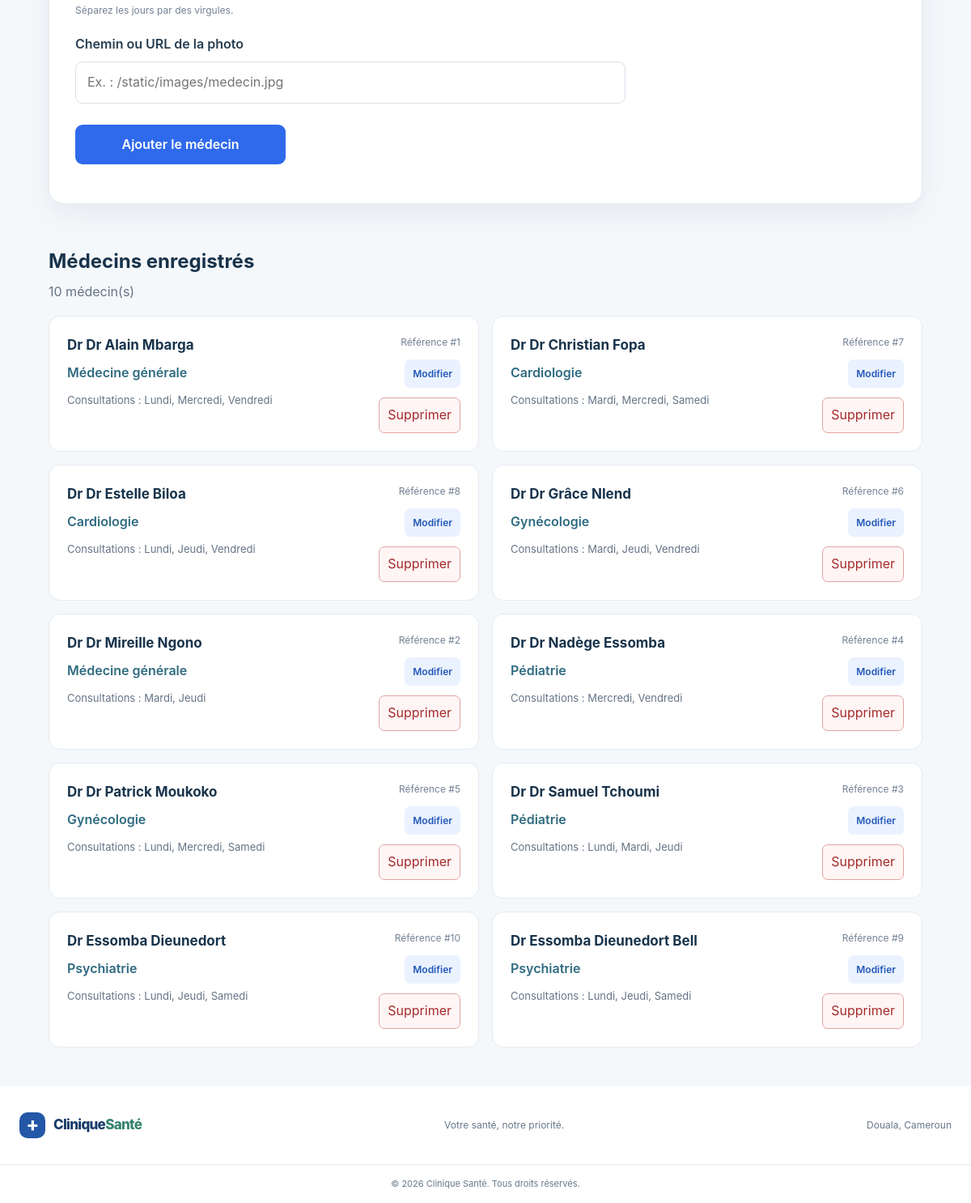
Page /admin/medecins (signed in, lower part) on the earlier database version.
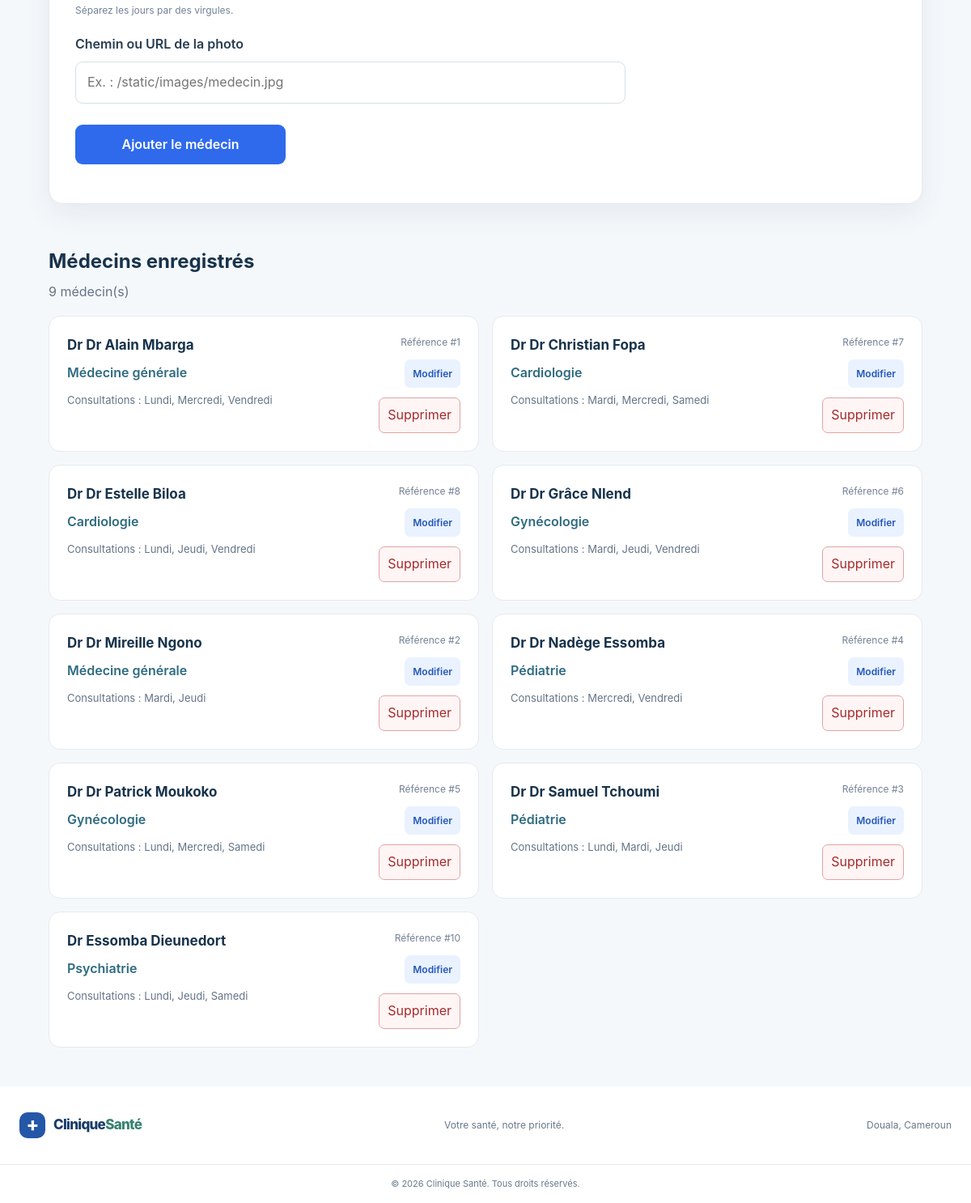
Same page on the later database version.
### tables this page shows
CREATE TABLE medecins (
    id INTEGER PRIMARY KEY AUTOINCREMENT,
    nom TEXT NOT NULL,
    specialite TEXT NOT NULL,
    photo TEXT,
    jours_consultation TEXT NOT NULL
);

### app.py (the view, shortened to what this page needs)
@app.route("/admin/medecins", methods=["GET", "POST"])
@administrateur_requis
def gestion_medecins():
    connexion = get_db()
    erreur = None
    confirmation = None
    medecins = connexion.execute(
        """
        SELECT id, nom, specialite, photo, jours_consultation
        FROM medecins
        ORDER BY nom
        """
    ).fetchall()
    return render_template(
        "admin/medecins.html",
        medecins=medecins,
        erreur=erreur,
        confirmation=confirmation,
    )

### app.py (called while the page is built)
def administrateur_requis(fonction):
    @wraps(fonction)
    def fonction_protegee(*args, **kwargs):
        if "administrateur_id" not in session:
            return redirect(url_for("connexion_admin"))
        return fonction(*args, **kwargs)
    return fonction_protegee

@app.teardown_appcontext
def fermer_connexion(exception=None):
    connexion = g.pop("connexion", None)
    if connexion is not None:
        connexion.close()

### database/db.py (called while the page is built)
def get_db():
    if "connexion" not in g:
        g.connexion = sqlite3.connect(CHEMIN_BASE)
        g.connexion.row_factory = sqlite3.Row
        g.connexion.execute("PRAGMA foreign_keys = ON")
    return g.connexion

### templates/admin/medecins.html (shortened to what this page needs)
{% extends "base.html" %}
{% block content %}
<section class="admin-dashboard">
    <div class="admin-welcome-card admin-doctor-form-card">
        <form method="POST" action="{{ url_for('gestion_medecins') }}">
            <div class="admin-field">
                <span class="admin-cell-secondary">
                    Séparez les jours par des virgules.
                </span>
            </div>
            <div class="admin-field">
                <label for="photo">Chemin ou URL de la photo</label>
                <input
                    type="text"
                    id="photo"
                    name="photo"
                    maxlength="255"
                    placeholder="Ex. : /static/images/medecin.jpg"
                >
            </div>
            <button class="admin-submit" type="submit">
                Ajouter le médecin
            </button>
        </form>
    </div>
    <div class="admin-list-heading">
        <div>
            <h2>Médecins enregistrés</h2>
            <p>{{ medecins|length }} médecin(s)</p>
        </div>
    </div>
    {% if medecins %}
        <div class="admin-doctor-list">
            {% for medecin in medecins %}
                <article class="admin-doctor-card">
                    <div>
                        <h3>Dr {{ medecin.nom }}</h3>
                        <p class="admin-doctor-specialty">
                            {{ medecin.specialite }}
                        </p>
                        <p class="admin-doctor-days">
                            Consultations : {{ medecin.jours_consultation }}
                        </p>
                    </div>
                    <div class="admin-doctor-actions">
                        <span class="admin-doctor-id">
                            Référence #{{ medecin.id }}
                        </span>
                        <a
                            class="admin-action-button admin-doctor-edit"
                            href="{{ url_for('modifier_medecin', medecin_id=medecin.id) }}"
                        >
                            Modifier
                        </a>
                        <form
                            method="POST"
                            action="{{ url_for('supprimer_medecin', medecin_id=medecin.id) }}"
                            onsubmit="return confirm('Voulez-vous vraiment supprimer ce médecin ? Cette action est définitive.');"
                        >
                            <button
                                type="submit"
                                class="admin-action-button admin-doctor-delete"
                            >
                                Supprimer
                            </button>
                        </form>
                    </div>
                </article>
            {% endfor %}
        </div>
    {% else %}
        <div class="admin-empty-state">
            <h2>Aucun médecin enregistré</h2>
            <p>Utilisez le formulaire ci-dessus pour ajouter le premier médecin.</p>
        </div>
    {% endif %}
</section>
{% endblock %}

Differences in the rows shown:
removed medecins: nom "Essomba Dieunedort Bell", specialite "Psychiatrie", jours_consultation "Lundi, Jeudi, Samedi", id "9"
Other differences:
{{ medecins|length }}: "10" → "9"
